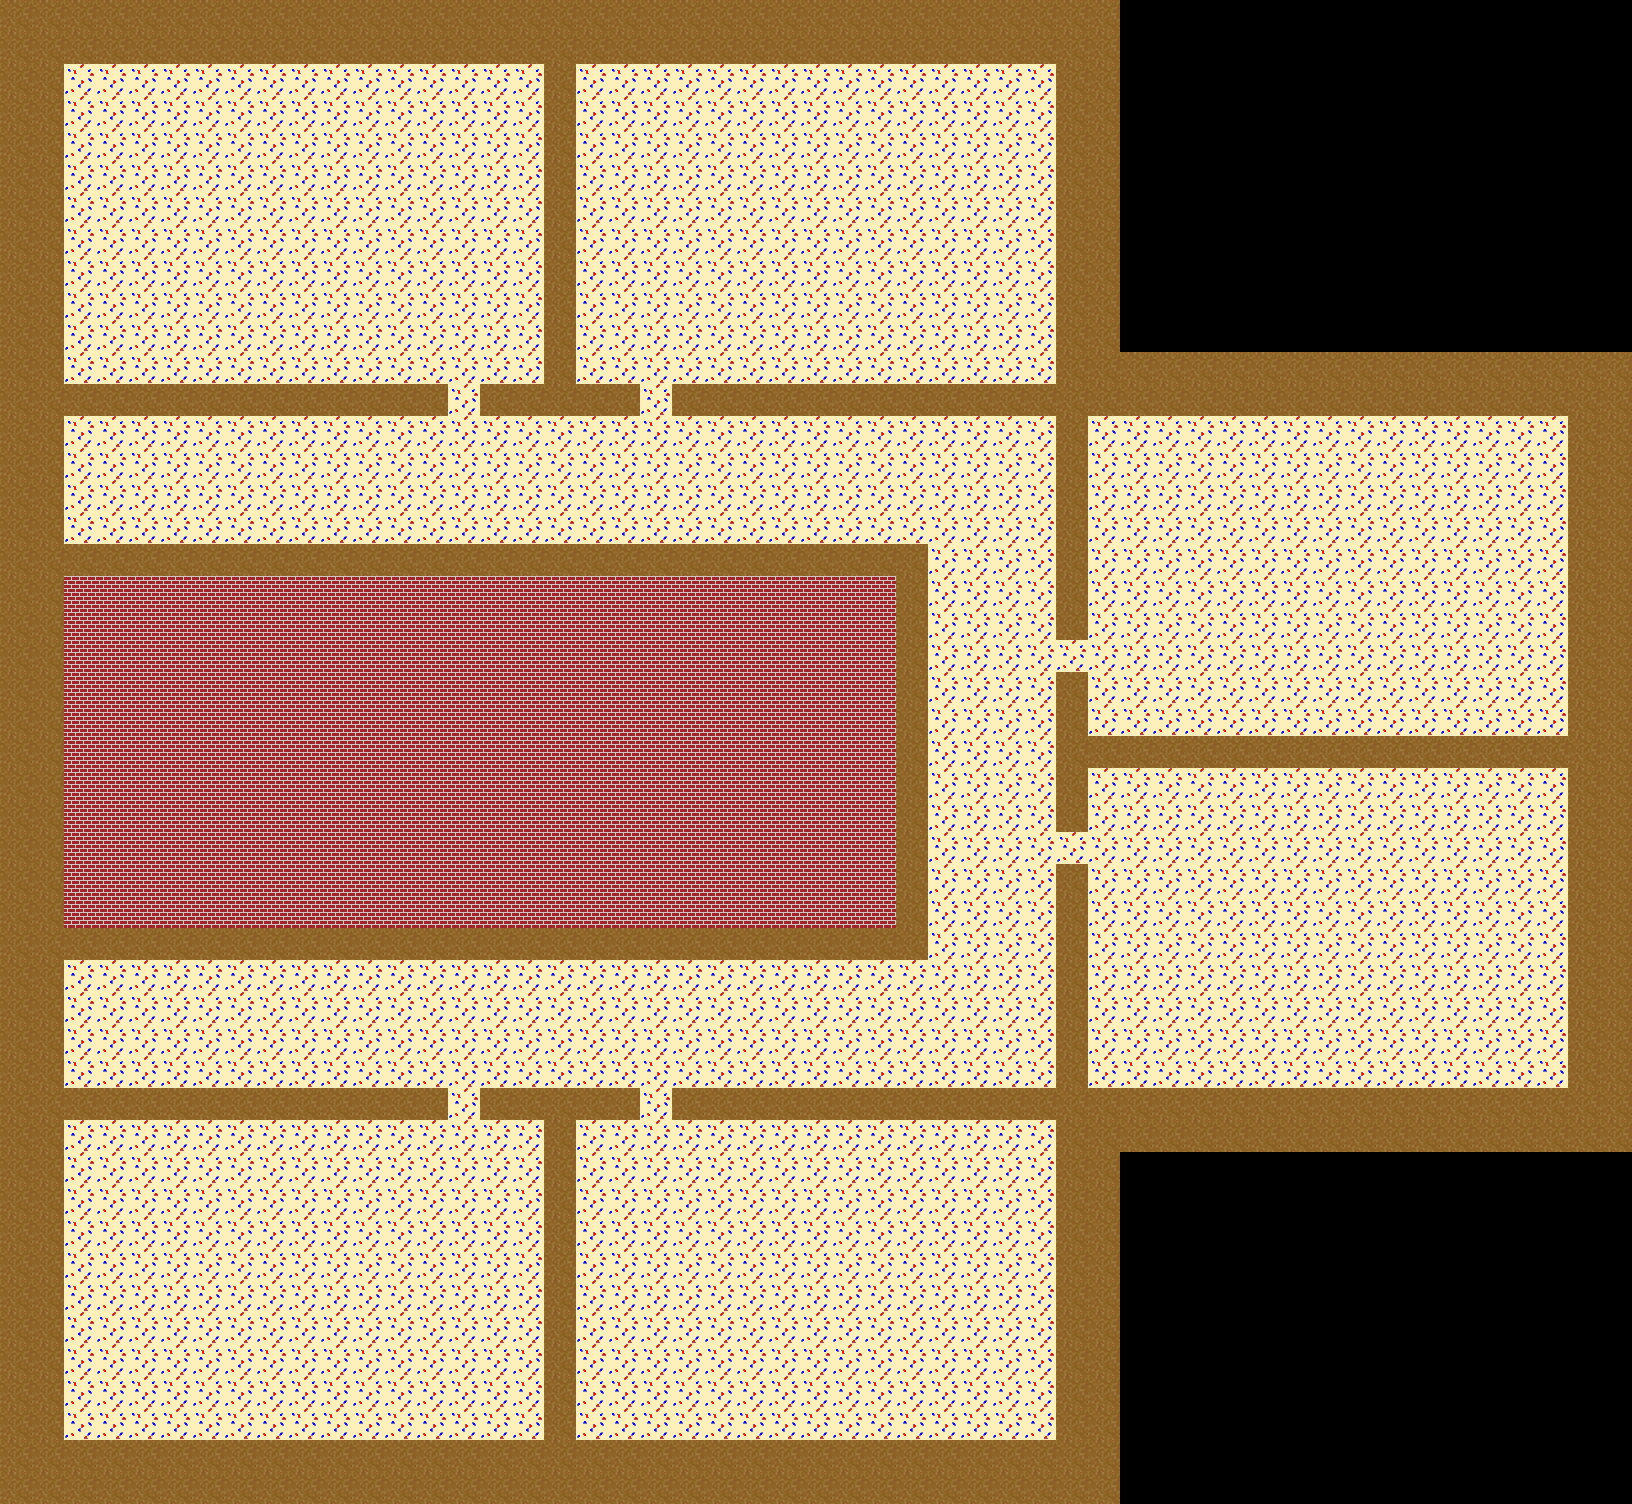

Tiled map render using the project's own tile images. Description and the map definition, with tile-layer contents summarised, below:
An orthogonal 51x47 tile map with 32x32 px tiles, 1 tile layer (Kachelebene 1) and 26 objects.

<map version="1.0" orientation="orthogonal" renderorder="right-down" width="51" height="47" tilewidth="32" tileheight="32" nextobjectid="28">
 <tileset firstgid="1" source="floors/floors_tiled_ready.tsx" />
 <layer name="Kachelebene 1" width="51" height="47">
  <data>[2397 cells, 2045 non-empty, 3 distinct tile ids]</data>
 </layer>
 <objectgroup name="Objektebene 1">
  <object id="1" x="0" y="0" width="1120" height="64" />
  <object id="2" x="1056" y="64" width="64" height="288" />
  <object id="3" x="1056" y="352" width="576" height="64" />
  <object id="4" x="1056" y="1088" width="576" height="64" />
  <object id="5" x="1568" y="416" width="64" height="672" />
  <object id="6" x="0" y="64" width="64" height="1376" />
  <object id="7" x="0" y="1440" width="1120" height="64" />
  <object id="8" x="1056" y="1152" width="64" height="288" />
  <object id="9" x="1056" y="736" width="512" height="32" />
  <object id="10" x="544" y="64" width="32" height="352" />
  <object id="11" x="544" y="1088" width="32" height="352" />
  <object id="12" x="64" y="1088" width="384" height="32" />
  <object id="13" x="480" y="1088" width="64" height="32" />
  <object id="14" x="576" y="1088" width="64" height="32" />
  <object id="15" x="672" y="1088" width="384" height="32" />
  <object id="16" x="1056" y="768" width="32" height="64" />
  <object id="17" x="1056" y="864" width="32" height="224" />
  <object id="18" x="1056" y="672" width="32" height="64" />
  <object id="19" x="1056" y="416" width="32" height="224" />
  <object id="20" x="576" y="384" width="64" height="32" />
  <object id="21" x="480" y="384" width="64" height="32" />
  <object id="22" x="64" y="384" width="384" height="32" />
  <object id="23" x="672" y="384" width="384" height="32" />
  <object id="24" x="64" y="544" width="864" height="32" />
  <object id="25" x="64" y="928" width="864" height="32" />
  <object id="26" x="896" y="576" width="32" height="352" />
 </objectgroup>
</map>